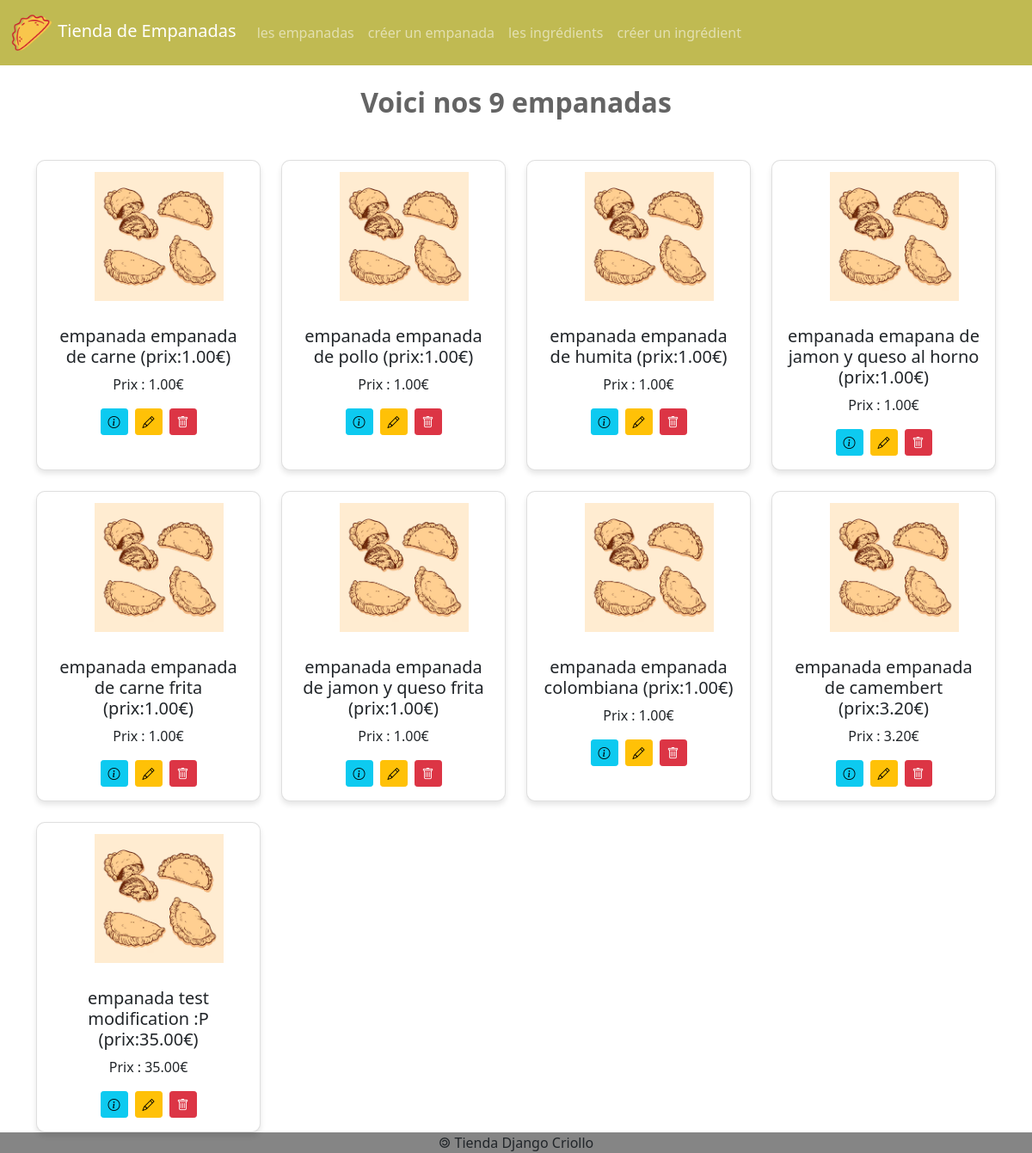
The page /empanadas/ on the database as committed earlier.
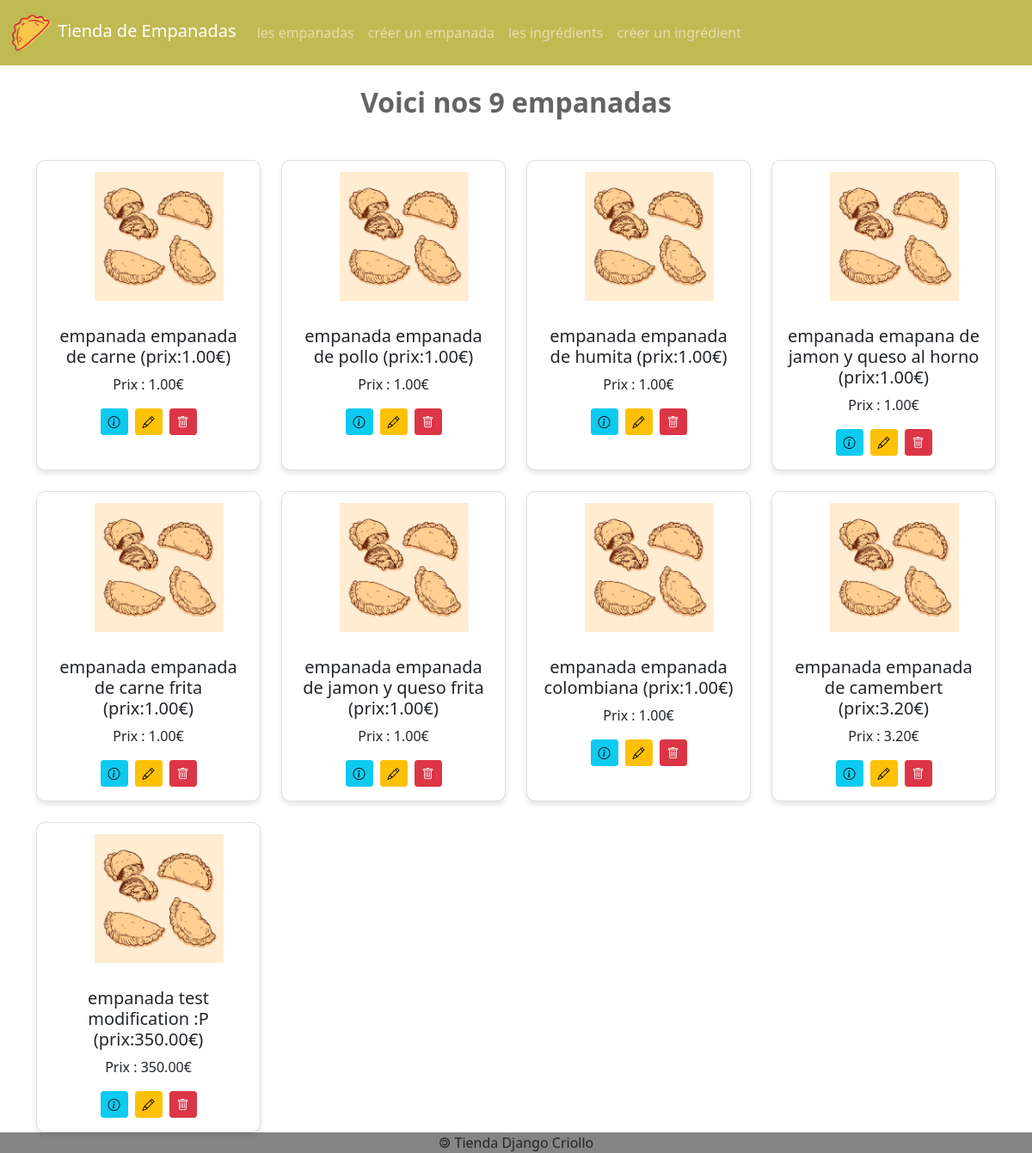
The same page on the database as committed later.
### empanadas/models.py (models this page shows)
class Empanada(models.Model):
    idEmpanada = models.AutoField(primary_key=True)
    nomEmpanada = models.CharField(max_length=50)
    prix = models.DecimalField(max_digits=6, decimal_places=2)
    image = models.ImageField(default = 'imagesEmpanadas/default.png', upload_to = 'imagesEmpanadas/')
    def __str__(self) :
        return 'empanada ' + self.nomEmpanada + ' (prix:' + str(self.prix) + '€)'

### empanadas/views.py (the view)
# urls.py: path('empanadas/', views.empanadas, name='liste_empanadas'),
def empanadas(request):
    lesEmpanadas = Empanada.objects.all()
    return render(
        request,
        'empanadas/empanadas.html',
        {'empanadas' : lesEmpanadas}
    )

### empanadas/templates/empanadas/empanadas.html (shortened to what this page needs)
{% extends 'empanadas/base.html' %}
{% block main %}
<h2 class="text-center mt-4">Voici nos {{ empanadas|length }} empanadas</h2>
<div class="container">
    <div class="row row-cols-1 row-cols-sm-2 row-cols-md-3 row-cols-lg-4 g-4 mt-4">
        {% for emp in empanadas %}
        <div class="col">
            <div class="card h-100">
                <img src="{{ MEDIA_URL }}{{ emp.image }}" class="card-img-top" alt="Image de {{ emp.nom }}">
                <div class="card-body text-center">
                    <h5 class="card-title">{{ emp }}</h5>
                    <p class="card-text">Prix : {{ emp.prix|floatformat:2 }}€</p>
                    <div class="d-flex justify-content-center gap-2">
                        <a href="/empanada/{{ emp.idEmpanada }}" class="btn btn-info btn-sm" title="Détails">
                            <i class="bi bi-info-circle"></i>
                        </a>
                        <a href="/empanada/{{ emp.idEmpanada }}/update" class="btn btn-warning btn-sm" title="Modifier">
                            <i class="bi bi-pencil"></i>
                        </a>
                        <a href="/empanada/{{ emp.idEmpanada }}/delete" class="btn btn-danger btn-sm" title="Supprimer">
                            <i class="bi bi-trash"></i>
                        </a>
                    </div>
                </div>
            </div>
        </div>
        {% endfor %}
    </div>
</div>
{% endblock %}

Rows that differ between the two databases and show on the page:
changed Empanada: nomEmpanada+prix "empanada test modification :P (prix:35.00€)" → "empanada test modification :P (prix:350.00€)"; prix "35.00" → "350.00"
